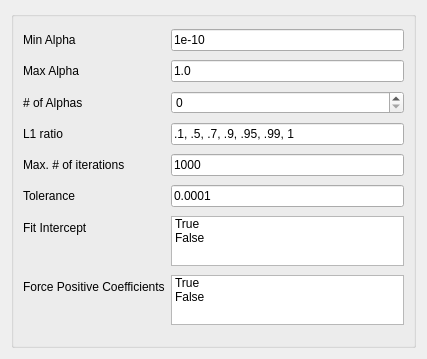
<?xml version="1.0" encoding="UTF-8"?>
<ui version="4.0">
 <class>Form</class>
 <widget class="QWidget" name="Form">
  <property name="geometry">
   <rect>
    <x>0</x>
    <y>0</y>
    <width>427</width>
    <height>359</height>
   </rect>
  </property>
  <property name="sizePolicy">
   <sizepolicy hsizetype="Ignored" vsizetype="Ignored">
    <horstretch>0</horstretch>
    <verstretch>0</verstretch>
   </sizepolicy>
  </property>
  <property name="windowTitle">
   <string>Form</string>
  </property>
  <layout class="QVBoxLayout" name="verticalLayout">
   <item>
    <widget class="QGroupBox" name="elasticNetGroupBox">
     <property name="title">
      <string/>
     </property>
     <layout class="QFormLayout" name="ElasticNet">
      <property name="fieldGrowthPolicy">
       <enum>QFormLayout::AllNonFixedFieldsGrow</enum>
      </property>
      <item row="0" column="0">
       <widget class="QLabel" name="minalpha_label">
        <property name="text">
         <string>Min Alpha</string>
        </property>
       </widget>
      </item>
      <item row="1" column="0">
       <widget class="QLabel" name="maxalpha_label">
        <property name="text">
         <string>Max Alpha</string>
        </property>
       </widget>
      </item>
      <item row="2" column="0">
       <widget class="QLabel" name="nalpha_label">
        <property name="toolTip">
         <string extracomment="# of alpha values in a log distribution between the min and max alpha values."/>
        </property>
        <property name="text">
         <string># of Alphas</string>
        </property>
       </widget>
      </item>
      <item row="2" column="1">
       <widget class="QSpinBox" name="nalpha_spin">
        <property name="toolTip">
         <string extracomment="# of alpha values in a log distribution between the min and max alpha values."/>
        </property>
        <property name="maximum">
         <number>999999999</number>
        </property>
       </widget>
      </item>
      <item row="3" column="0">
       <widget class="QLabel" name="enl1_ratioLabel">
        <property name="text">
         <string>L1 ratio</string>
        </property>
       </widget>
      </item>
      <item row="3" column="1">
       <widget class="QLineEdit" name="enl1_ratioLineEdit">
        <property name="text">
         <string>.1, .5, .7, .9, .95, .99, 1</string>
        </property>
       </widget>
      </item>
      <item row="5" column="0">
       <widget class="QLabel" name="enmax_iterLabel">
        <property name="text">
         <string>Max. # of iterations</string>
        </property>
       </widget>
      </item>
      <item row="5" column="1">
       <widget class="QLineEdit" name="enmax_iterLineEdit">
        <property name="text">
         <string>1000</string>
        </property>
       </widget>
      </item>
      <item row="6" column="0">
       <widget class="QLabel" name="entolLabel">
        <property name="text">
         <string>Tolerance</string>
        </property>
       </widget>
      </item>
      <item row="6" column="1">
       <widget class="QLineEdit" name="entolLineEdit">
        <property name="text">
         <string>0.0001</string>
        </property>
       </widget>
      </item>
      <item row="8" column="0">
       <widget class="QLabel" name="enpositiveLabel">
        <property name="text">
         <string>Force Positive Coefficients</string>
        </property>
       </widget>
      </item>
      <item row="8" column="1">
       <widget class="QListWidget" name="enpositive_list">
        <property name="maximumSize">
         <size>
          <width>16777215</width>
          <height>50</height>
         </size>
        </property>
        <property name="selectionMode">
         <enum>QAbstractItemView::MultiSelection</enum>
        </property>
        <item>
         <property name="text">
          <string>True</string>
         </property>
        </item>
        <item>
         <property name="text">
          <string>False</string>
         </property>
        </item>
       </widget>
      </item>
      <item row="7" column="0">
       <widget class="QLabel" name="enfit_interceptLabel">
        <property name="text">
         <string>Fit Intercept</string>
        </property>
       </widget>
      </item>
      <item row="7" column="1">
       <widget class="QListWidget" name="enfit_intercept_list">
        <property name="maximumSize">
         <size>
          <width>16777215</width>
          <height>50</height>
         </size>
        </property>
        <property name="selectionMode">
         <enum>QAbstractItemView::MultiSelection</enum>
        </property>
        <item>
         <property name="text">
          <string>True</string>
         </property>
        </item>
        <item>
         <property name="text">
          <string>False</string>
         </property>
        </item>
       </widget>
      </item>
      <item row="0" column="1">
       <widget class="QLineEdit" name="min_alpha_line_edit">
        <property name="text">
         <string>1e-10</string>
        </property>
       </widget>
      </item>
      <item row="1" column="1">
       <widget class="QLineEdit" name="max_alpha_line_edit">
        <property name="text">
         <string>1.0</string>
        </property>
       </widget>
      </item>
     </layout>
    </widget>
   </item>
  </layout>
 </widget>
 <resources/>
 <connections/>
</ui>
